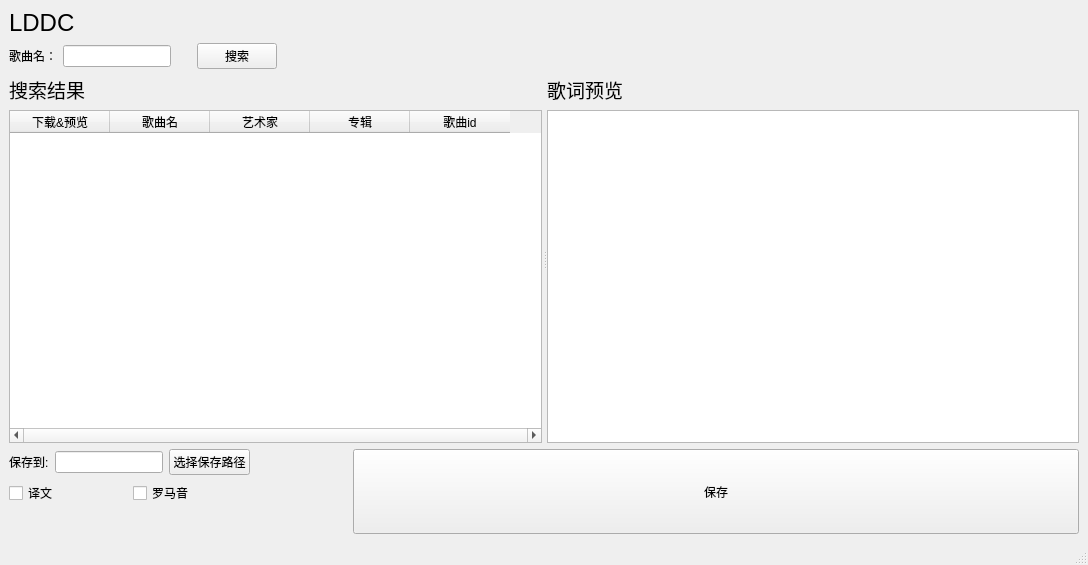
<?xml version="1.0" encoding="UTF-8"?>
<ui version="4.0">
 <class>MainWindow</class>
 <widget class="QMainWindow" name="MainWindow">
  <property name="windowModality">
   <enum>Qt::NonModal</enum>
  </property>
  <property name="geometry">
   <rect>
    <x>0</x>
    <y>0</y>
    <width>1088</width>
    <height>565</height>
   </rect>
  </property>
  <property name="windowTitle">
   <string>LDDC</string>
  </property>
  <widget class="QWidget" name="centralwidget">
   <layout class="QVBoxLayout" name="verticalLayout">
    <item>
     <widget class="QLabel" name="label">
      <property name="sizePolicy">
       <sizepolicy hsizetype="Fixed" vsizetype="Fixed">
        <horstretch>0</horstretch>
        <verstretch>0</verstretch>
       </sizepolicy>
      </property>
      <property name="maximumSize">
       <size>
        <width>16777215</width>
        <height>16777215</height>
       </size>
      </property>
      <property name="font">
       <font>
        <pointsize>18</pointsize>
       </font>
      </property>
      <property name="text">
       <string>LDDC</string>
      </property>
     </widget>
    </item>
    <item>
     <layout class="QHBoxLayout" name="horizontalLayout">
      <item>
       <widget class="QLabel" name="label_3">
        <property name="sizePolicy">
         <sizepolicy hsizetype="Fixed" vsizetype="Fixed">
          <horstretch>0</horstretch>
          <verstretch>0</verstretch>
         </sizepolicy>
        </property>
        <property name="text">
         <string>歌曲名：</string>
        </property>
       </widget>
      </item>
      <item>
       <widget class="QLineEdit" name="Songname_lineEdit">
        <property name="sizePolicy">
         <sizepolicy hsizetype="Fixed" vsizetype="Fixed">
          <horstretch>0</horstretch>
          <verstretch>0</verstretch>
         </sizepolicy>
        </property>
       </widget>
      </item>
      <item>
       <spacer name="horizontalSpacer_2">
        <property name="orientation">
         <enum>Qt::Horizontal</enum>
        </property>
        <property name="sizeType">
         <enum>QSizePolicy::Fixed</enum>
        </property>
        <property name="sizeHint" stdset="0">
         <size>
          <width>20</width>
          <height>20</height>
         </size>
        </property>
       </spacer>
      </item>
      <item>
       <widget class="QPushButton" name="Search_pushButton">
        <property name="text">
         <string>搜索</string>
        </property>
       </widget>
      </item>
      <item>
       <spacer name="horizontalSpacer">
        <property name="orientation">
         <enum>Qt::Horizontal</enum>
        </property>
        <property name="sizeHint" stdset="0">
         <size>
          <width>40</width>
          <height>20</height>
         </size>
        </property>
       </spacer>
      </item>
     </layout>
    </item>
    <item>
     <widget class="QSplitter" name="splitter">
      <property name="sizePolicy">
       <sizepolicy hsizetype="Expanding" vsizetype="Expanding">
        <horstretch>0</horstretch>
        <verstretch>0</verstretch>
       </sizepolicy>
      </property>
      <property name="orientation">
       <enum>Qt::Horizontal</enum>
      </property>
      <property name="opaqueResize">
       <bool>true</bool>
      </property>
      <property name="handleWidth">
       <number>5</number>
      </property>
      <property name="childrenCollapsible">
       <bool>false</bool>
      </property>
      <widget class="QWidget" name="layoutWidget">
       <layout class="QVBoxLayout" name="verticalLayout_3">
        <item>
         <widget class="QLabel" name="label_7">
          <property name="sizePolicy">
           <sizepolicy hsizetype="Fixed" vsizetype="Fixed">
            <horstretch>0</horstretch>
            <verstretch>0</verstretch>
           </sizepolicy>
          </property>
          <property name="font">
           <font>
            <pointsize>14</pointsize>
           </font>
          </property>
          <property name="text">
           <string>搜索结果</string>
          </property>
         </widget>
        </item>
        <item>
         <widget class="QTableWidget" name="Searchresults_tableWidget">
          <property name="sizePolicy">
           <sizepolicy hsizetype="Expanding" vsizetype="Expanding">
            <horstretch>0</horstretch>
            <verstretch>0</verstretch>
           </sizepolicy>
          </property>
          <property name="horizontalScrollBarPolicy">
           <enum>Qt::ScrollBarAlwaysOn</enum>
          </property>
          <property name="sizeAdjustPolicy">
           <enum>QAbstractScrollArea::AdjustIgnored</enum>
          </property>
          <property name="editTriggers">
           <set>QAbstractItemView::NoEditTriggers</set>
          </property>
          <property name="selectionMode">
           <enum>QAbstractItemView::SingleSelection</enum>
          </property>
          <property name="selectionBehavior">
           <enum>QAbstractItemView::SelectRows</enum>
          </property>
          <column>
           <property name="text">
            <string>下载&amp;预览</string>
           </property>
          </column>
          <column>
           <property name="text">
            <string>歌曲名</string>
           </property>
          </column>
          <column>
           <property name="text">
            <string>艺术家</string>
           </property>
          </column>
          <column>
           <property name="text">
            <string>专辑</string>
           </property>
          </column>
          <column>
           <property name="text">
            <string>歌曲id</string>
           </property>
          </column>
         </widget>
        </item>
       </layout>
      </widget>
      <widget class="QWidget" name="layoutWidget_2">
       <layout class="QVBoxLayout" name="verticalLayout_8">
        <item>
         <widget class="QLabel" name="label_8">
          <property name="sizePolicy">
           <sizepolicy hsizetype="Fixed" vsizetype="Fixed">
            <horstretch>0</horstretch>
            <verstretch>0</verstretch>
           </sizepolicy>
          </property>
          <property name="font">
           <font>
            <pointsize>14</pointsize>
           </font>
          </property>
          <property name="text">
           <string>歌词预览</string>
          </property>
         </widget>
        </item>
        <item>
         <widget class="QPlainTextEdit" name="preview_plainTextEdit">
          <property name="sizePolicy">
           <sizepolicy hsizetype="MinimumExpanding" vsizetype="Expanding">
            <horstretch>0</horstretch>
            <verstretch>0</verstretch>
           </sizepolicy>
          </property>
          <property name="lineWrapMode">
           <enum>QPlainTextEdit::NoWrap</enum>
          </property>
          <property name="readOnly">
           <bool>true</bool>
          </property>
         </widget>
        </item>
       </layout>
      </widget>
     </widget>
    </item>
    <item>
     <layout class="QHBoxLayout" name="horizontalLayout_3">
      <item>
       <layout class="QVBoxLayout" name="verticalLayout_7">
        <item>
         <layout class="QHBoxLayout" name="horizontalLayout_4">
          <item>
           <widget class="QLabel" name="label_6">
            <property name="sizePolicy">
             <sizepolicy hsizetype="Fixed" vsizetype="Preferred">
              <horstretch>0</horstretch>
              <verstretch>0</verstretch>
             </sizepolicy>
            </property>
            <property name="text">
             <string>保存到:</string>
            </property>
           </widget>
          </item>
          <item>
           <widget class="QLineEdit" name="path_lineEdit">
            <property name="sizePolicy">
             <sizepolicy hsizetype="Fixed" vsizetype="Fixed">
              <horstretch>0</horstretch>
              <verstretch>0</verstretch>
             </sizepolicy>
            </property>
           </widget>
          </item>
          <item>
           <widget class="QPushButton" name="Selectpath_pushButton">
            <property name="sizePolicy">
             <sizepolicy hsizetype="Fixed" vsizetype="Fixed">
              <horstretch>0</horstretch>
              <verstretch>0</verstretch>
             </sizepolicy>
            </property>
            <property name="text">
             <string>选择保存路径</string>
            </property>
           </widget>
          </item>
         </layout>
        </item>
        <item>
         <layout class="QHBoxLayout" name="horizontalLayout_2">
          <item alignment="Qt::AlignLeft">
           <widget class="QCheckBox" name="Translate_checkBox">
            <property name="sizePolicy">
             <sizepolicy hsizetype="Fixed" vsizetype="Fixed">
              <horstretch>0</horstretch>
              <verstretch>0</verstretch>
             </sizepolicy>
            </property>
            <property name="text">
             <string>译文</string>
            </property>
           </widget>
          </item>
          <item alignment="Qt::AlignLeft">
           <widget class="QCheckBox" name="Romanized_checkBox">
            <property name="sizePolicy">
             <sizepolicy hsizetype="Fixed" vsizetype="Fixed">
              <horstretch>0</horstretch>
              <verstretch>0</verstretch>
             </sizepolicy>
            </property>
            <property name="text">
             <string>罗马音</string>
            </property>
           </widget>
          </item>
         </layout>
        </item>
        <item>
         <spacer name="verticalSpacer">
          <property name="orientation">
           <enum>Qt::Vertical</enum>
          </property>
          <property name="sizeType">
           <enum>QSizePolicy::Preferred</enum>
          </property>
          <property name="sizeHint" stdset="0">
           <size>
            <width>20</width>
            <height>40</height>
           </size>
          </property>
         </spacer>
        </item>
       </layout>
      </item>
      <item>
       <spacer name="horizontalSpacer_3">
        <property name="orientation">
         <enum>Qt::Horizontal</enum>
        </property>
        <property name="sizeType">
         <enum>QSizePolicy::Maximum</enum>
        </property>
        <property name="sizeHint" stdset="0">
         <size>
          <width>97</width>
          <height>20</height>
         </size>
        </property>
       </spacer>
      </item>
      <item>
       <widget class="QPushButton" name="Save_pushButton">
        <property name="sizePolicy">
         <sizepolicy hsizetype="Expanding" vsizetype="Maximum">
          <horstretch>0</horstretch>
          <verstretch>0</verstretch>
         </sizepolicy>
        </property>
        <property name="minimumSize">
         <size>
          <width>92</width>
          <height>85</height>
         </size>
        </property>
        <property name="text">
         <string>保存</string>
        </property>
       </widget>
      </item>
     </layout>
    </item>
   </layout>
  </widget>
  <widget class="QMenuBar" name="menubar">
   <property name="geometry">
    <rect>
     <x>0</x>
     <y>0</y>
     <width>1088</width>
     <height>21</height>
    </rect>
   </property>
   <property name="sizePolicy">
    <sizepolicy hsizetype="Preferred" vsizetype="Minimum">
     <horstretch>0</horstretch>
     <verstretch>0</verstretch>
    </sizepolicy>
   </property>
  </widget>
  <widget class="QStatusBar" name="statusbar"/>
 </widget>
 <resources/>
 <connections/>
</ui>
